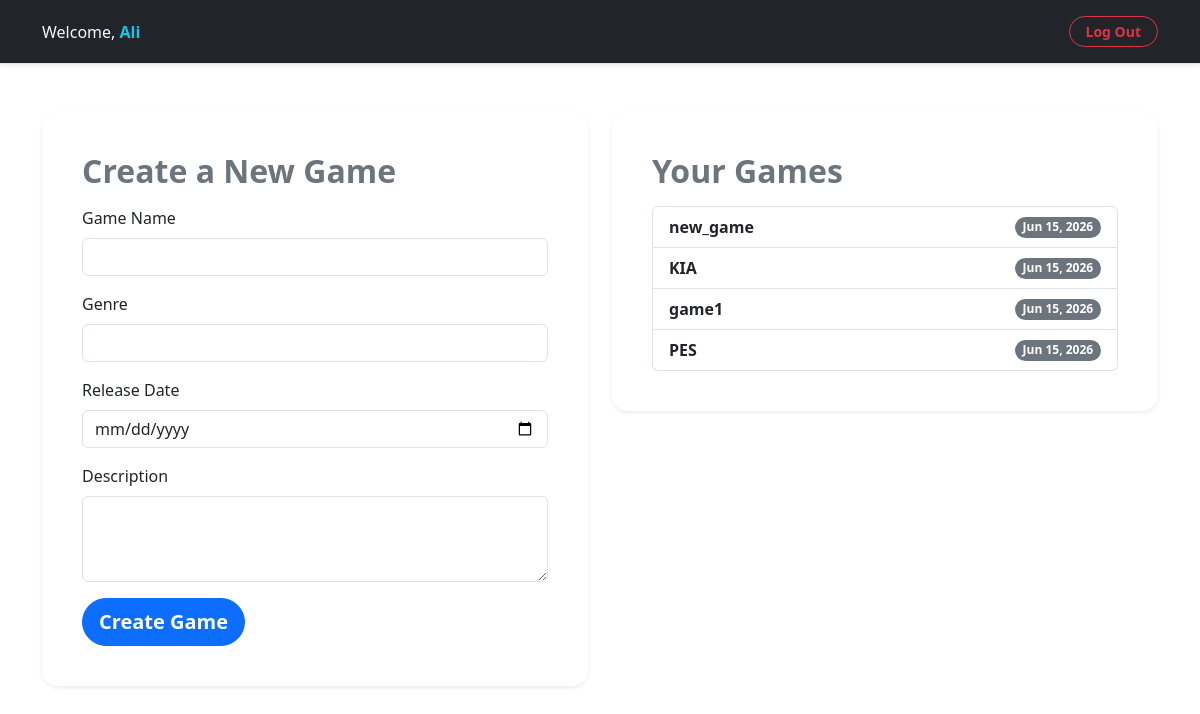
/home/ (signed in), run on the app's committed database.
### main/models.py (models this page shows, shortened)
class Game (models.Model):
    name = models.CharField(max_length=255)
    genre = models.CharField(max_length=255)
    release_date = models.DateField()
    description = models.TextField()
    created_by = models.ForeignKey(User, on_delete=models.CASCADE, related_name='games')
    created_at = models.DateTimeField(auto_now_add=True)
    updates_at = models.DateTimeField(auto_now=True)
    objects = GameManager()

### main/views.py (the view, shortened to what this page needs)
# urls.py: path('', views.home, name='home'),
def home(request):
    if 'user_id' not in request.session:
        return redirect('accounts:index')
    sort_by = request.GET.get('sort', '-created_at')
    games = Game.objects.all().order_by(sort_by)
    return render(request, 'main/home.html', {'games': games})

### main/templates/main/home.html (shortened to what this page needs)
{% extends "base.html" %}
{% block content %}
<nav class="navbar navbar-expand-lg navbar-dark bg-dark border-bottom shadow-sm py-3">
    <div class="container">
        <a href="{% url 'main:home' %}"><span class="text-light fw-medium">
            Welcome, <span class="text-info fw-bold">{{ request.session.user_name }}</span>
        </span></a>
        <div class="d-flex align-items-center gap-3">
            <a href="{% url 'accounts:logout' %}" class="btn btn-outline-danger btn-sm px-3 rounded-pill fw-semibold">
                Log Out
            </a>
        </div>
    </div>
</nav>
<div class="container my-5">
    <div class="row">
        <div class="col-md-6 mb-4">
            <div class="card p-4 border-0 shadow-sm rounded-4 bg-white">
                <div class="card-body">
                    <h2 class="fw-bold text-secondary mb-3">Create a New Game</h2>
                    <form method="post" action="{% url 'main:home' %}">
                        <div class="mb-3">
                            <label for="name" class="form-label">Game Name</label>
                            <input type="text" class="form-control" id="name" name="name" required>
                        </div>
                        <div class="mb-3">
                            <label for="genre" class="form-label">Genre</label>
                            <input type="text" class="form-control" id="genre" name="genre" required>
                        </div>
                        <div class="mb-3">
                            <label for="release_date" class="form-label">Release Date</label>
                            <input type="date" class="form-control" id="release_date" name="release_date" required>
                        </div>
                        <div class="mb-3">
                            <label for="description" class="form-label">Description</label>
                            <textarea class="form-control" id="description" name="description" rows="3" required></textarea>
                        </div>
                        <button type="submit" class="btn btn-primary btn-lg rounded-pill fw-semibold">Create Game</button>
                    </form>
                </div>
            </div>
        </div>
        <div class="col-md-6 mb-4">
            <div class="card p-4 border-0 shadow-sm rounded-4 bg-white">
                <div class="card-body">
                    <h2 class="fw-bold text-secondary mb-3">Your Games</h2>
                    {% if games %}
                    <ul class="list-group">
                        {% for game in games %}
                        <li class="list-group-item d-flex justify-content-between align-items-center">
                            <a href="{% url 'main:game_detail' game.id %}" class="text-decoration-none text-dark fw-semibold">
                                {{ game.name }}
                            </a>
                            <span class="badge bg-secondary rounded-pill">{{ game.release_date|date:"M d, Y" }}</span>
                        </li>
                        {% endfor %}
                    </ul>
                    {% else %}
                    <p class="text-muted">You haven't created any games yet.</p>
                    {% endif %}
                </div>
            </div>
        </div>
    </div>
</div>
{% endblock content %}

### main/templates/base.html (style rules this page uses)
a { text-decoration: none; }

### data on the page
Game: name "new_game", release_date "Jun 15, 2026"
Game: name "KIA", release_date "Jun 15, 2026"
Game: name "game1", release_date "Jun 15, 2026"
Game: name "PES", release_date "Jun 15, 2026"

### other printed values
{{ request.session.user_name }} "Ali"
